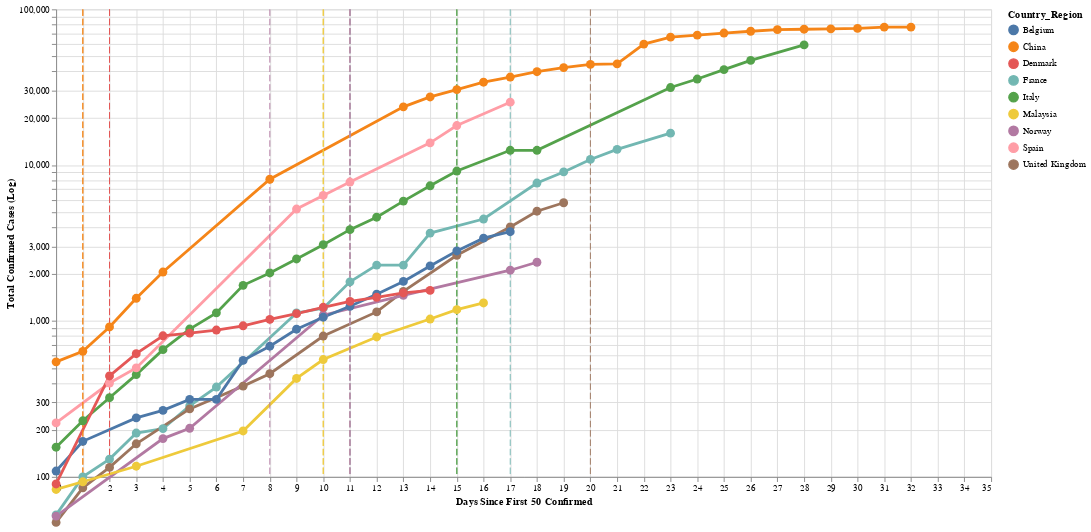

The code cell stored with this chart in its notebook:
### Code cell
# Logarithmic Axis (Stephen's prettier version)
chart_df = cases_df.loc[(cases_df.Days_from_N >= 0) * (cases_df.Days_from_N <= 32)]
for country in full_lockdown:
    if country not in days_since_N:
        continue
    val_to_insert = days_between(days_since_N[country], full_lockdown[country])
    # insert some dummy rows w/ Days_from_N == lockdown_day_from_N to get tooltip_rules w/ mouseover to work properly
    new_row = pd.Series({'Country_Region': country,
                         'lockdown_day_from_N': val_to_insert,
                         'Days_from_N': val_to_insert,
                        })
    chart_df = chart_df.append(new_row, ignore_index=True)


nearest = alt.selection(type='single', nearest=True, on='mouseover',
                        fields=['Days_from_N'], empty='none')

legend_selection = alt.selection_multi(fields=['Country_Region'], bind='legend')


shared_encodings = dict(
    x=alt.X("Days_from_N:Q", scale=alt.Scale(domain=(0,32)), title = "Days Since First 50 Confirmed"),
    y=alt.Y("Confirmed:Q", title="Total Confirmed Cases (Log)", scale=alt.Scale(type='log',domain=(100,100000))),
    color=alt.Color("Country_Region"),
    tooltip=["Country_Region"],
    opacity=alt.condition(legend_selection, alt.value(1), alt.value(0.2)),
)

chart = alt.Chart(chart_df, width=1000, height=500)
lines = chart.mark_line(size=3).encode(
    **shared_encodings
).transform_filter(
    'datum.Confirmed !== null'
)
points = chart.mark_point(size=90, filled=True).encode(
    **shared_encodings
)
# Transparent selectors across the chart. This is what tells us
# the x-value of the cursor
selectors = chart.mark_point().encode(
    x='Days_from_N:Q',
    opacity=alt.value(0),
).add_selection(
    nearest
)

# Draw points on the line, and highlight based on selection
tooltip_points = lines.mark_point().encode(
    opacity=alt.condition(nearest, alt.value(1), alt.value(0))
)
# Draw text labels near the points, and highlight based on selection
tooltip_text = lines.mark_text(align='left', dx=5, dy=-5).encode(
    text=alt.condition(nearest, 'tooltip_text:N', alt.value(' '))
).transform_calculate(
    tooltip_text='datum.Country_Region + ": " + datum.Confirmed'
)
# Draw a rule at the location of the selection
tooltip_rules = chart.mark_rule(color='gray').encode(
    x='Days_from_N:Q',
).transform_filter(
    nearest
)
lockdown_rules = chart.mark_rule(strokeDash=[7,3]).encode(
        x=alt.X("Days_from_N:Q"),
        color=alt.Color("Country_Region"),
        opacity=alt.condition(legend_selection, alt.value(1), alt.value(0.1)),
).transform_filter(
    'datum.Days_from_N == datum.lockdown_day_from_N'
)
lockdown_tooltip=lockdown_rules.mark_text(align='left', dx=5, dy=-220).encode(
    text=alt.condition(nearest, 'lockdown_tooltip_text:N', alt.value(' '))
).transform_calculate(
    lockdown_tooltip_text='datum.Country_Region + " locked down"'
)
alt.layer(
    lines,
    selectors,
    tooltip_points,
    tooltip_text,
    tooltip_rules,
    lockdown_rules,
    lockdown_tooltip,
    points
).add_selection(legend_selection)

### Figure 1 — Vega-Lite specification as saved in the notebook (floating-point values rounded to 4 significant figures; data arrays with more than 128 entries replaced by an {"elided": "..."} marker saying what was removed)
{"config": {"view": {"continuousWidth": 400, "continuousHeight": 300}}, "layer": [{"mark": {"type": "line", "size": 3}, "encoding": {"color": {"type": "nominal", "field": "Country_Region"}, "opacity": {"condition": {"value": 1, "selection": "selector301"}, "value": 0.2}, "tooltip": [{"type": "nominal", "field": "Country_Region"}], "x": {"type": "quantitative", "field": "Days_from_N", "scale": {"domain": [0, 32]}, "title": "Days Since First 50 Confirmed"}, "y": {"type": "quantitative", "field": "Confirmed", "scale": {"domain": [100, 100000], "type": "log"}, "title": "Total Confirmed Cases (Log)"}}, "height": 500, "selection": {"selector301": {"type": "multi", "fields": ["Country_Region"], "bind": "legend"}}, "transform": [{"filter": "datum.Confirmed !== null"}], "width": 1000}, {"mark": "point", "encoding": {"opacity": {"value": 0}, "x": {"type": "quantitative", "field": "Days_from_N"}}, "height": 500, "selection": {"selector300": {"type": "single", "nearest": true, "on": "mouseover", "fields": ["Days_from_N"], "empty": "none"}}, "width": 1000}, {"mark": "point", "encoding": {"color": {"type": "nominal", "field": "Country_Region"}, "opacity": {"condition": {"value": 1, "selection": "selector300"}, "value": 0}, "tooltip": [{"type": "nominal", "field": "Country_Region"}], "x": {"type": "quantitative", "field": "Days_from_N", "scale": {"domain": [0, 32]}, "title": "Days Since First 50 Confirmed"}, "y": {"type": "quantitative", "field": "Confirmed", "scale": {"domain": [100, 100000], "type": "log"}, "title": "Total Confirmed Cases (Log)"}}, "height": 500, "transform": [{"filter": "datum.Confirmed !== null"}], "width": 1000}, {"mark": {"type": "text", "align": "left", "dx": 5, "dy": -5}, "encoding": {"color": {"type": "nominal", "field": "Country_Region"}, "opacity": {"condition": {"value": 1, "selection": "selector301"}, "value": 0.2}, "text": {"condition": {"type": "nominal", "field": "tooltip_text", "selection": "selector300"}, "value": " "}, "tooltip": [{"type": "nominal", "field": "Country_Region"}], "x": {"type": "quantitative", "field": "Days_from_N", "scale": {"domain": [0, 32]}, "title": "Days Since First 50 Confirmed"}, "y": {"type": "quantitative", "field": "Confirmed", "scale": {"domain": [100, 100000], "type": "log"}, "title": "Total Confirmed Cases (Log)"}}, "height": 500, "transform": [{"filter": "datum.Confirmed !== null"}, {"calculate": "datum.Country_Region + \": \" + datum.Confirmed", "as": "tooltip_text"}], "width": 1000}, {"mark": {"type": "rule", "color": "gray"}, "encoding": {"x": {"type": "quantitative", "field": "Days_from_N"}}, "height": 500, "transform": [{"filter": {"selection": "selector300"}}], "width": 1000}, {"mark": {"type": "rule", "strokeDash": [7, 3]}, "encoding": {"color": {"type": "nominal", "field": "Country_Region"}, "opacity": {"condition": {"value": 1, "selection": "selector301"}, "value": 0.1}, "x": {"type": "quantitative", "field": "Days_from_N"}}, "height": 500, "transform": [{"filter": "datum.Days_from_N == datum.lockdown_day_from_N"}], "width": 1000}, {"mark": {"type": "text", "align": "left", "dx": 5, "dy": -220}, "encoding": {"color": {"type": "nominal", "field": "Country_Region"}, "opacity": {"condition": {"value": 1, "selection": "selector301"}, "value": 0.1}, "text": {"condition": {"type": "nominal", "field": "lockdown_tooltip_text", "selection": "selector300"}, "value": " "}, "x": {"type": "quantitative", "field": "Days_from_N"}}, "height": 500, "transform": [{"filter": "datum.Days_from_N == datum.lockdown_day_from_N"}, {"calculate": "datum.Country_Region + \" locked down\"", "as": "lockdown_tooltip_text"}], "width": 1000}, {"mark": {"type": "point", "filled": true, "size": 90}, "encoding": {"color": {"type": "nominal", "field": "Country_Region"}, "opacity": {"condition": {"value": 1, "selection": "selector301"}, "value": 0.2}, "tooltip": [{"type": "nominal", "field": "Country_Region"}], "x": {"type": "quantitative", "field": "Days_from_N", "scale": {"domain": [0, 32]}, "title": "Days Since First 50 Confirmed"}, "y": {"type": "quantitative", "field": "Confirmed", "scale": {"domain": [100, 100000], "type": "log"}, "title": "Total Confirmed Cases (Log)"}}, "height": 500, "width": 1000}], "data": {"name": "data-f4afcb27bd5065ed316feee11ac0e77a"}, "$schema": "https://vega.github.io/schema/vega-lite/v4.0.0.json", "datasets": {"data-f4afcb27bd5065ed316feee11ac0e77a": {"elided": "148 records"}}}
